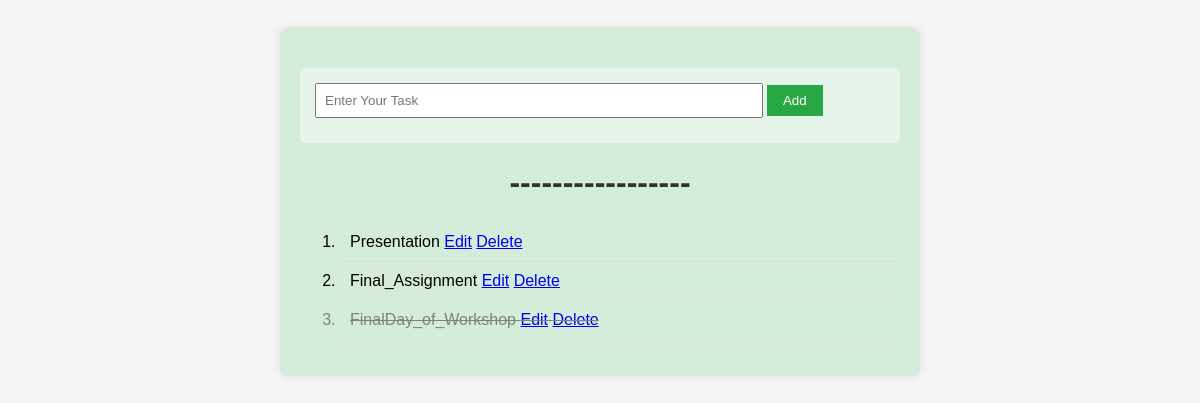
Before: / with the older database file.
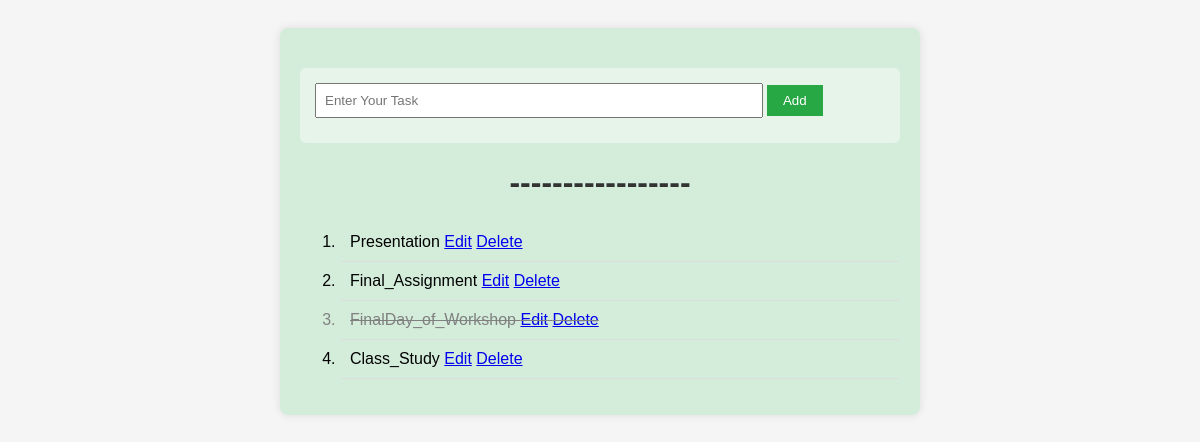
After: the same page with the newer database file.
### todo_app/models.py (models this page shows, shortened)
class Task(models.Model):
    text = models.CharField(max_length=255, default='')
    title = models.CharField(max_length=200)
    is_completed = models.BooleanField(default=False)

### todo_app/views.py (the view)
# urls.py: path('',index,name="index"),
def index(request):
    tasks = Task.objects.all()
    if request.method == 'POST' :
        text = request.POST['task']
        task = Task.objects.create(text=text)
        task.save()
        return redirect('index')
    return render(request,'index.html',{'tasks':tasks})

### todo_app/templates/index.html (shortened to what this page needs)
{% load static %}
<!DOCTYPE html>
<html lang="en">
<head>
    <link rel="stylesheet" href="{% static 'todo_app/style.css' %}">
</head>
<body>
<div class = "container">
    <form method="post">
    <input type= "text" name="task" placeholder="Enter Your Task" value=""/>
    <input type="submit" value="Add"/>
    </form>
    <h1>-----------------</h1>
    <ol>
    {% for task in tasks %}
       <li class="{% if task.is_completed %}is_completed{% endif %}">
           {{task.text}}
        <a href="{% url 'edit_task' task.id %}">Edit</a>
        <a href="{% url 'delete_task' task.id %}">Delete</a>
       </li>
    {% empty %}
       <li>No tasks available.</li>
{% endfor %}
    </ol>
</div>
</body>
</html>

Changed rows visible on the page:
added Task: text "Class_Study"
